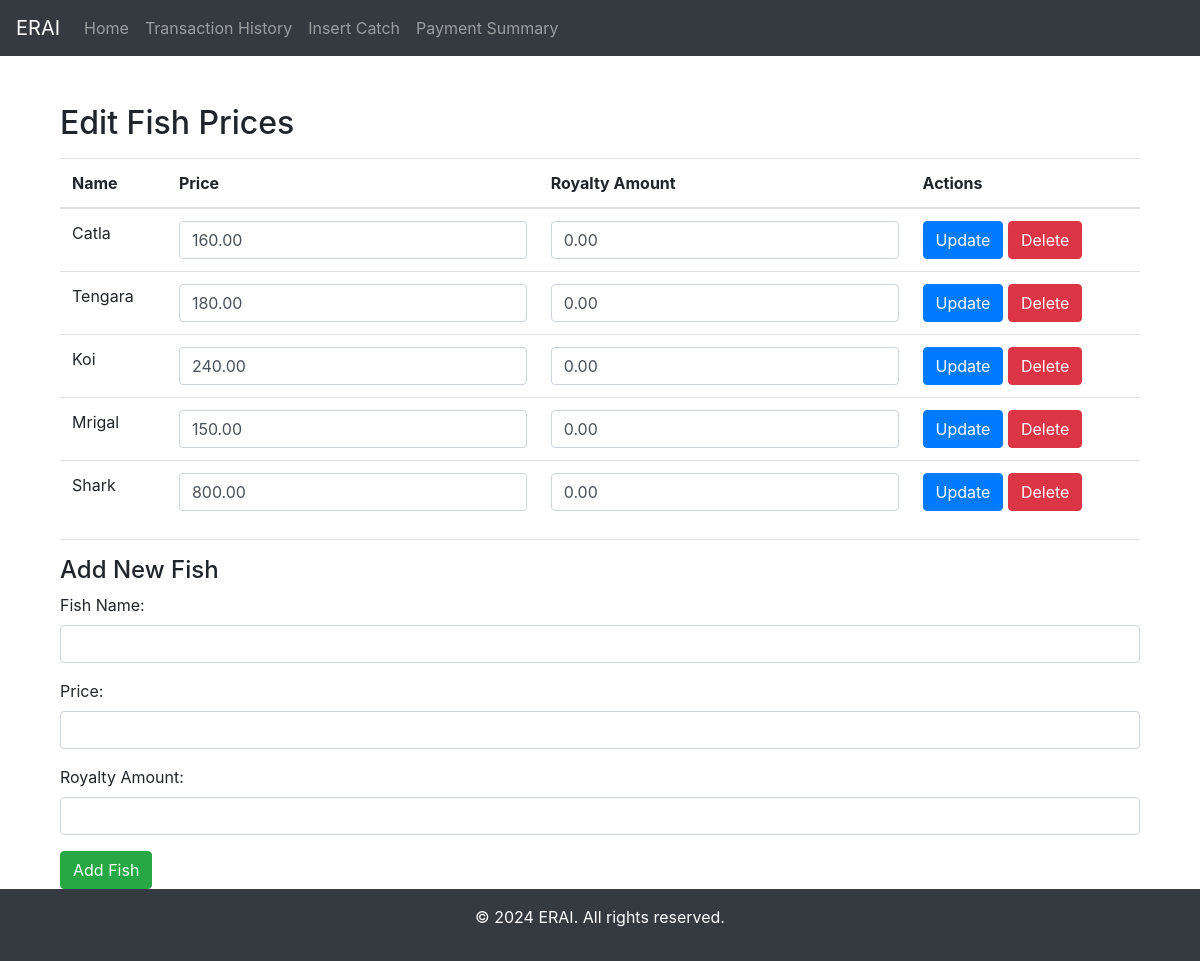
The page /edit-fish-prices/ on the database as committed earlier.
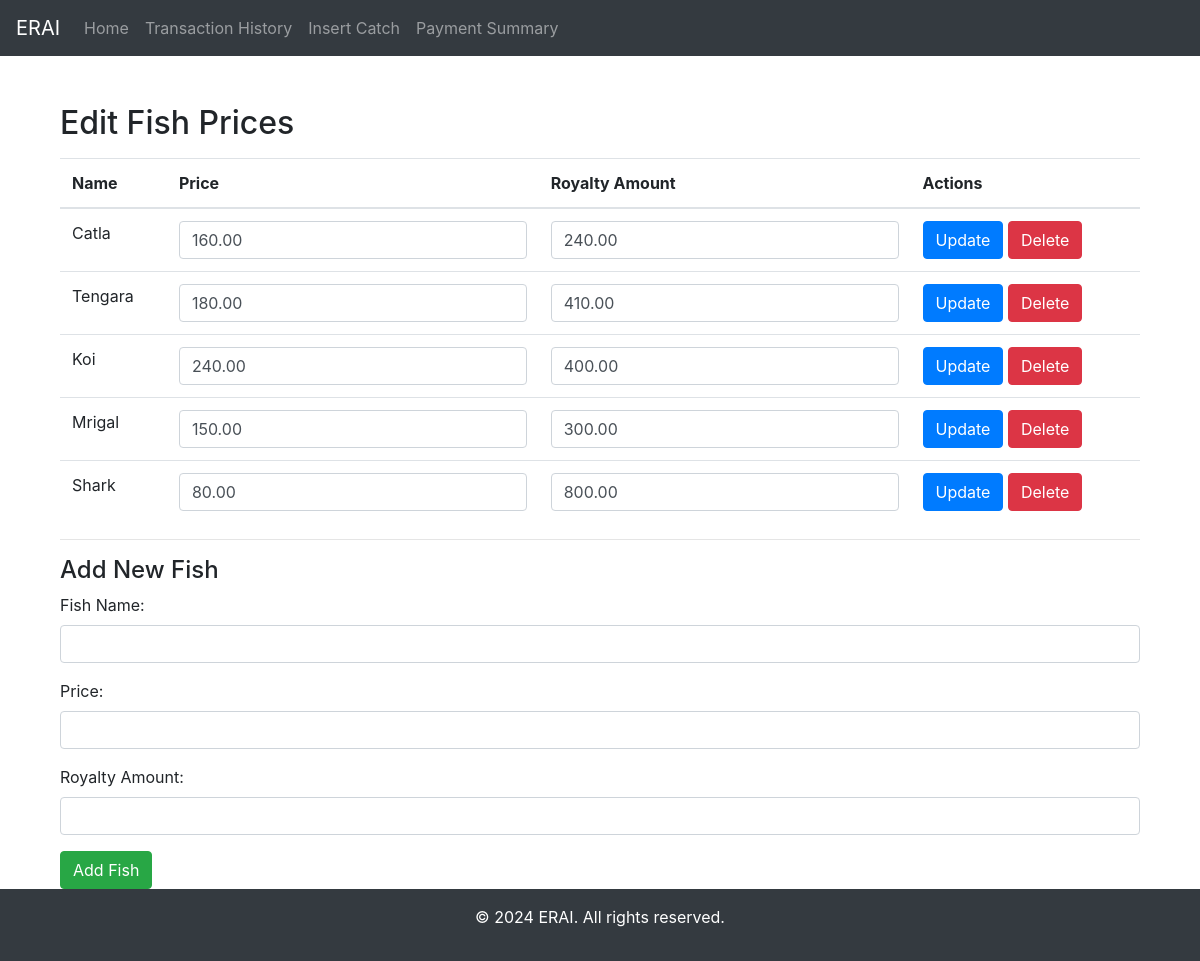
The same page on the database as committed later.
### myApp/models.py (models this page shows, shortened)
class Fish(models.Model):
    name = models.CharField(max_length=255)
    price = models.DecimalField(max_digits=10, decimal_places=2)
    royalty_amount = models.DecimalField(max_digits=10, decimal_places=2, default=0.00)

### myApp/views.py (the view, shortened to what this page needs)
# urls.py: path('edit-fish-prices/', edit_fish_prices, name='edit_fish_prices'),
def edit_fish_prices(request):
    fishes = Fish.objects.all()
    return render(request, 'edit_fish_prices.html', {'fishes': fishes})

### myApp/templates/edit_fish_prices.html (shortened to what this page needs)
{% extends "base.html" %}
{% block content %}
<div class="container mt-4">
    <h2>Edit Fish Prices</h2>
    <form method="POST" class="mt-3">
        <table class="table">
            <thead>
                <tr>
                    <th>Name</th>
                    <th>Price</th>
                    <th>Royalty Amount</th>
                    <th>Actions</th>
                </tr>
            </thead>
            <tbody>
                {% for fish in fishes %}
                <tr>
                    <td>{{ fish.name }}</td>
                    <td>
                        <input type="number" class="form-control" name="price" value="{{ fish.price }}" required>
                    </td>
                    <td>
                        <input type="number" class="form-control" name="royalty_amount" value="{{ fish.royalty_amount }}" required>
                    </td>
                    <td>
                        <button type="submit" name="fish_id" value="{{ fish.id }}" class="btn btn-primary">Update</button>
                        <a href="{% url 'delete_fish' fish.id %}" class="btn btn-danger">Delete</a>
                    </td>
                </tr>
                {% empty %}
                <tr>
                    <td colspan="4">No fish available.</td>
                </tr>
                {% endfor %}
            </tbody>
        </table>
        <hr>
        <h4>Add New Fish</h4>
        <div class="form-group">
            <label for="fish_name">Fish Name:</label>
            <input type="text" class="form-control" id="fish_name" name="fish_name" required>
        </div>
        <div class="form-group">
            <label for="price">Price:</label>
            <input type="number" class="form-control" id="price" name="price" required>
        </div>
        <div class="form-group">
            <label for="royalty_amount">Royalty Amount:</label>
            <input type="number" class="form-control" id="royalty_amount" name="royalty_amount">
        </div>
        <button type="submit" class="btn btn-success">Add Fish</button>
    </form>
</div>
{% endblock %}

Rows that differ between the two databases and show on the page:
changed Fish "Catla": royalty_amount "0.00" → "240.00"
changed Fish "Tengara": royalty_amount "0.00" → "410.00"
changed Fish "Koi": royalty_amount "0.00" → "400.00"
changed Fish "Mrigal": royalty_amount "0.00" → "300.00"
changed Fish "Shark": price "800.00" → "80.00"; royalty_amount "0.00" → "800.00"
